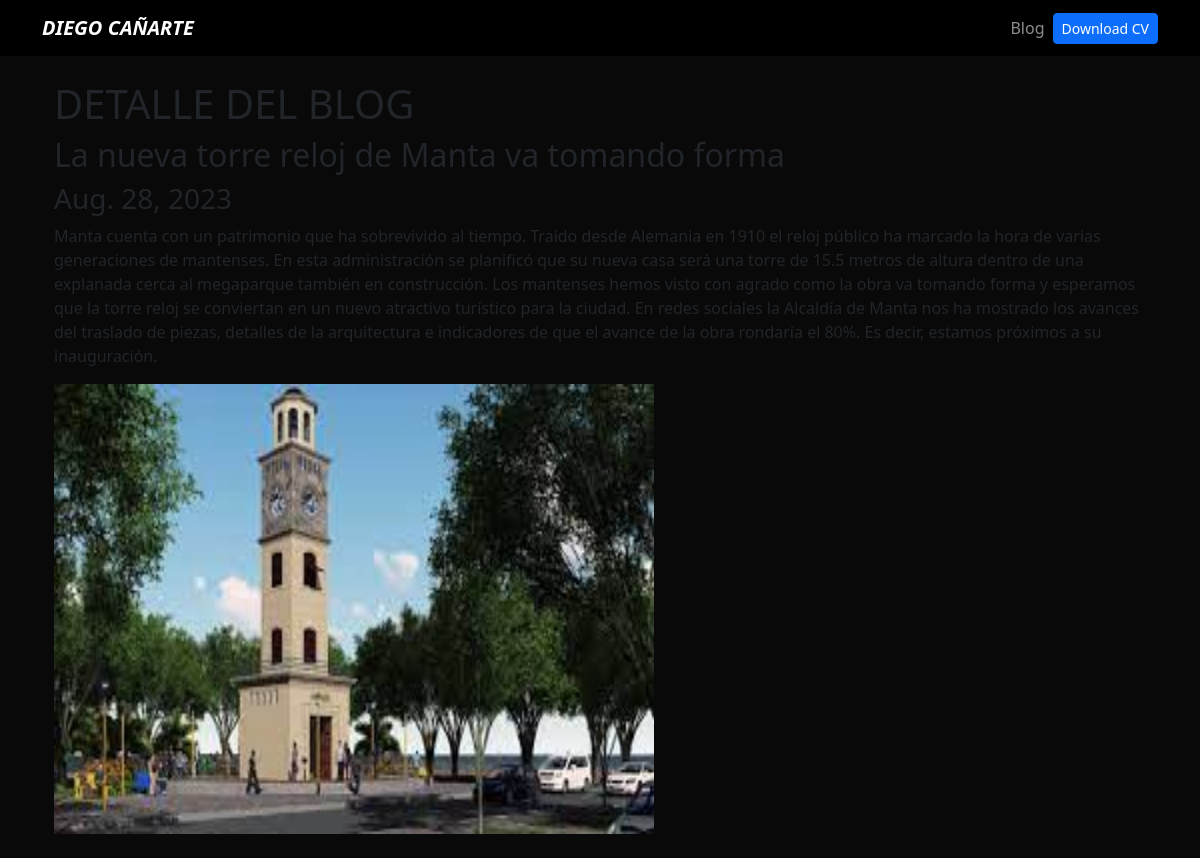
Page /blog/3 on the committed database.
### blog/models.py (models this page shows)
class Post(models.Model):
    title = models.CharField(max_length=100)
    description = models.TextField()
    image = models.ImageField(upload_to='blog/images')
    date = models.DateField(datetime.date.today)

### blog/views.py (the view)
# urls.py: path('<int:post_id>',post_detail,
def post_detail(request,post_id):
    post = get_object_or_404(Post,pk=post_id)
    return render(request, 'post_detail.html',{"post": post})

### blog/templates/post_detail.html
    {% extends 'layout.html' %}
    {% block content %}
    <h1>DETALLE DEL BLOG</h1>
    <h2>{{post.title}}</h2>
    <h3>{{post.date}}</h3>
    <p>{{post.description|safe}}</p>
    <img src="{{post.image.url}}" alt="{{post.title}}" width="600" height="450">
    {% endblock %}

### portfolio/static/main.css (style rules this page uses)
body { background: #090909; }

### rows in the picture
Post: title "La nueva torre reloj de Manta va tomando forma", date "Aug. 28, 2023", description "Manta cuenta con un patrimonio que ha sobrevivido al tiempo. Traído desde Alemania en 1910 el reloj público ha marcado la hora de varias generaciones de mantenses. En esta administración se planificó que su nueva casa será una torre de 15.5 metros de altura dentro de una explanada cerca al megaparque también en construcción. Los mantenses hemos visto con agrado como la obra va tomando forma y esperamos que la torre reloj se conviertan en un nuevo atractivo turístico para la ciudad. En redes sociales la Alcaldía de Manta nos ha mostrado los avances del traslado de piezas, detalles de la arquitectura e indicadores de que el avance de la obra rondaría el 80%. Es decir, estamos próximos a su…", image (picture)
